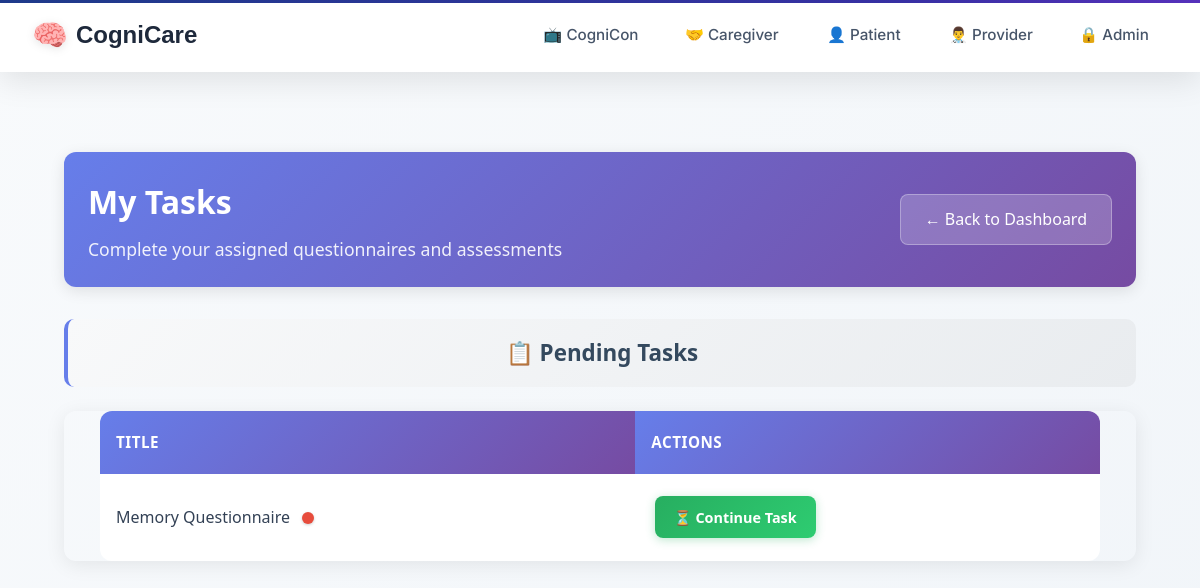
The app's page /taskmanager/patient/tasks/ (signed in), older data.
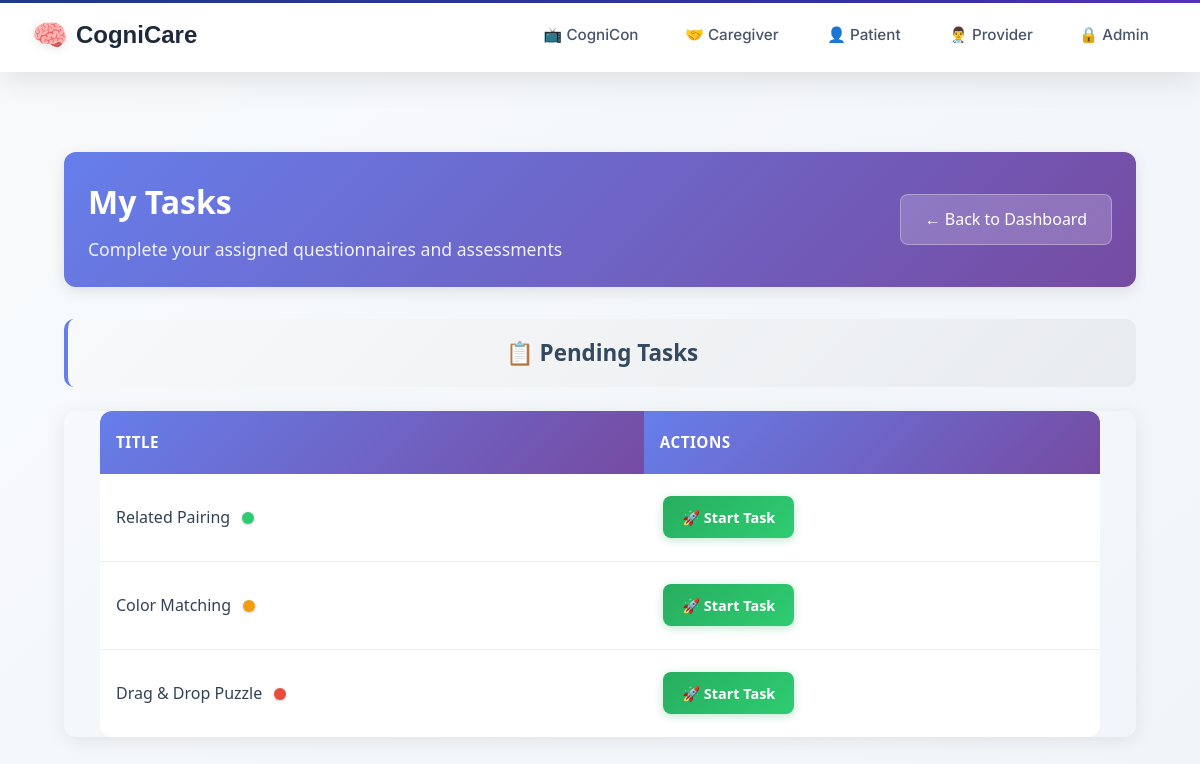
The same page, newer data.
### taskmanager/models.py (models this page shows, shortened)
class Task(models.Model):
    title = models.CharField(max_length=255)
    description = models.TextField(blank=True, null=True)
    task_type = models.CharField(max_length=50, choices=TASK_TYPES)
    difficulty = models.CharField(
        max_length=50,
        choices=DIFFICULTY_LEVELS,
        blank=True,
        null=True,
        help_text="Cognitive difficulty level for games"
    )
    assigned_by = models.ForeignKey(UserProfile, related_name='assigned_tasks', on_delete=models.CASCADE)
    assigned_to = models.ForeignKey(UserProfile, related_name='tasks', on_delete=models.CASCADE)
    completed_by = models.ForeignKey(UserProfile, related_name='completed_tasks', on_delete=models.SET_NULL, null=True, blank=True)
    status = models.CharField(max_length=20, choices=[
        ('assigned', 'Assigned'),
        ('in_progress', 'In Progress'),
        ('completed', 'Completed'),
    ], default='assigned')
    created_at = models.DateTimeField(auto_now_add=True)
    assigned_at = models.DateTimeField(auto_now_add=True)
    due_date = models.DateTimeField(blank=True, null=True)
    completed_at = models.DateTimeField(null=True, blank=True)
    task_config = models.JSONField(default=dict, blank=True)
    class Meta:
        ordering = ['-created_at']

### taskmanager/views.py (the view)
# urls.py: path('patient/tasks/', views.patient_tasks, name='patient_tasks'),
@login_required
def patient_tasks(request, patient_id=None):
    if not hasattr(request.user, 'profile'):
        messages.error(request, 'You do not have permission to view tasks.')
        return redirect('home')
    user_profile = request.user.profile
    if patient_id:
        if user_profile.user_type != 'provider':
            messages.error(request, 'You do not have permission to view these tasks.')
            return redirect('home')
        target_patient_profile = get_object_or_404(UserProfile, id=patient_id, user_type='patient')
        if target_patient_profile.provider != user_profile:
            messages.error(request, 'You do not have permission to view tasks for this patient.')
            return redirect('provider_dashboard')
        all_tasks = Task.objects.filter(assigned_to=target_patient_profile).order_by('-created_at')
        pending_tasks = all_tasks.filter(status__in=['assigned', 'in_progress'])
        completed_tasks = all_tasks.filter(status='completed')
        page_title = f"Tasks for {target_patient_profile.user.get_full_name()}"
        context = {
            'pending_tasks': pending_tasks,
            'completed_tasks': completed_tasks,
            'page_title': page_title,
        }
    else:
        if user_profile.user_type not in ['patient', 'caregiver']:
            messages.error(request, 'You must be a patient or caregiver to view this page.')
            return redirect('home')
        all_tasks = Task.objects.filter(assigned_to=user_profile).order_by('-created_at')
        pending_tasks = all_tasks.filter(status__in=['assigned', 'in_progress'])
        completed_tasks = all_tasks.filter(status='completed')
        page_title = "My Tasks"
        context = {
            'pending_tasks': pending_tasks,
            'completed_tasks': completed_tasks,
            'page_title': page_title,
        }
    return render(request, 'tasks/assign/patient_tasks.html', context)

### templates/tasks/assign/patient_tasks.html (shortened to what this page needs)
{% extends 'layouts/base.html' %}
{% block content %}
<div class="dashboard-container">
    <div class="dashboard-header">
        <div class="header-info">
        <h1>My Tasks</h1>
        <p>Complete your assigned questionnaires and assessments</p>
        </div>
        <a href="{% url 'patient_dashboard' %}" class="back-btn">← Back to Dashboard</a>
    </div>
    {% if pending_tasks %}
    <div class="table-section">
        <h2 class="section-title">📋 Pending Tasks</h2>
        <div class="table-container">
            <table class="enhanced-table">
                <thead>
                    <tr>
                        <th>Title</th>
                        <th>Actions</th>
                    </tr>
                </thead>
                <tbody>
            {% for task in pending_tasks %}
                    <tr>
                        <td>
                            {{ task.title }}
                            {% if task.difficulty %}
                            <span class="difficulty-dot {{ task.difficulty|lower }}"></span>
                            {% endif %}
                        </td>
                        <td>
                            <a href="{% url 'taskmanager:take_task' task.id %}" class="action-btn start-btn">
                                {% if task.status == 'assigned' %}
                                    🚀 Start Task
                                {% else %}
                                    ⏳ Continue Task
                {% endif %}
                    </a>
                        </td>
                    </tr>
            {% endfor %}
                </tbody>
            </table>
        </div>
    </div>
    {% endif %}
</div>
{% endblock %}

Row changes from the older to the newer data that the page shows:
removed Task: title "Memory Questionnaire", status "⏳ Continue Task"
added Task: title "Related Pairing", status "🚀 Start Task"
added Task: title "Color Matching", status "🚀 Start Task"
added Task: title "Drag & Drop Puzzle", status "🚀 Start Task"
